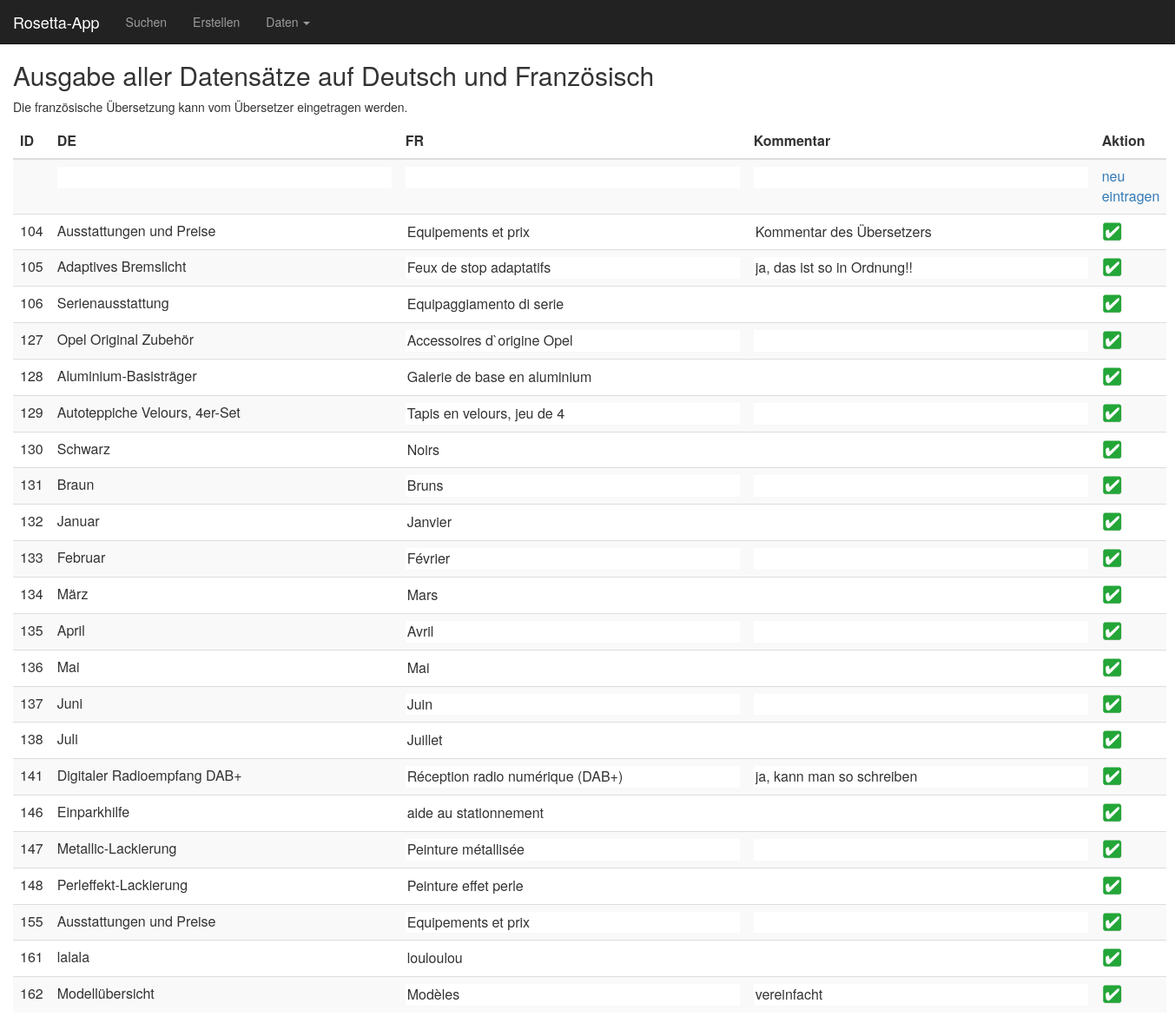
The app's page /Sandbox/003_db_anzeigen_fr.php, older data.
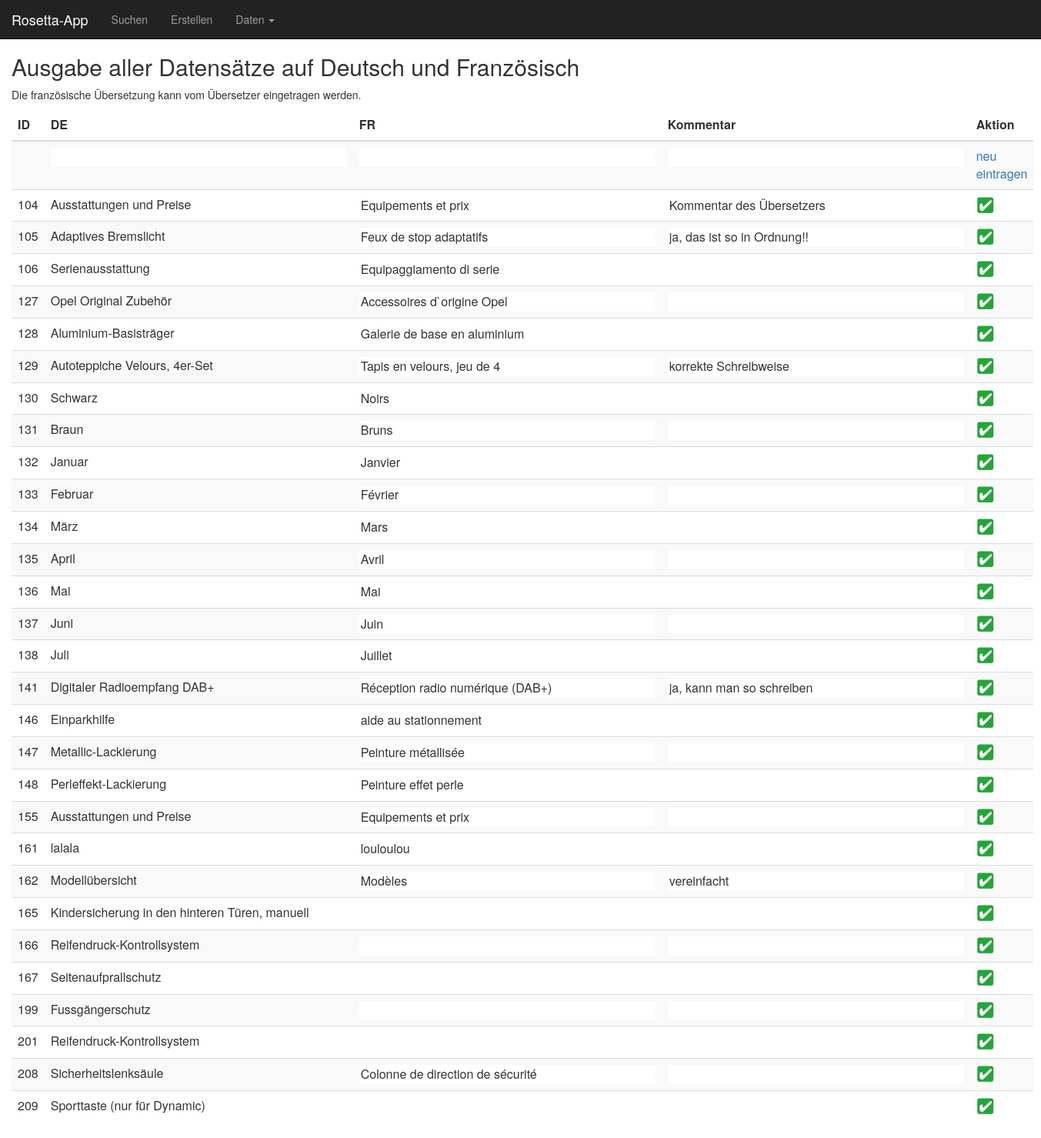
The same page, newer data.
### tables this page shows
CREATE TABLE `rosetta_data` (
  `token` varchar(100) DEFAULT NULL,
  `id` int(5) NOT NULL,
  `date` timestamp NOT NULL DEFAULT CURRENT_TIMESTAMP ON UPDATE CURRENT_TIMESTAMP,
  `de` varchar(1000) DEFAULT NULL,
  `fr` varchar(1000) DEFAULT NULL,
  `comment_fr` varchar(1000) DEFAULT NULL,
  `it` varchar(1000) DEFAULT NULL,
  `comment_it` varchar(1000) DEFAULT NULL,
  `en` varchar(1000) DEFAULT NULL,
  `rubrik` varchar(500) DEFAULT NULL,
  `info` varchar(200) DEFAULT NULL,
  `carline` varchar(500) DEFAULT NULL,
  `toTranslate` varchar(5) DEFAULT NULL
);

### Sandbox/003_db_anzeigen_fr.php (the view, shortened to what this page needs)
<?php
include "elements/header.php";
?>
<?php
include "include/db_connect.php";
?>
<h2>Ausgabe aller Datensätze auf Deutsch und Französisch</h2>
<p>Die französische Übersetzung kann vom Übersetzer eingetragen werden.</p>
<?php
echo "<form name='f' action='003_db_anzeigen_fr.php'
               method='post'>";
echo "\n\n<table class=\"table table-hover table-responsive table-striped\">"
    . "<thead>"
    . "<tr>"
    . "<th class=\"col-sm-1\">ID</th>"
    . "<th class=\"col-sm-4\">DE</th>"
    . "<th class=\"col-sm-4\">FR</th>"
    . "<th class=\"col-sm-4\">Kommentar</th>"
    . "<th class=\"col-sm-1\">Aktion</th>"
    . "</tr>"
    . "</thead>";
echo "\n\n<tr>"
    . "<td size='3' /></td>"
    . "<td><input class='toEdit' name='dts[0]' size='40' /></td>"
    . "<td><input class='toEdit' name='frz[0]' size='40' /></td>"
    . "<td><input class='toEdit' name='com[0]' size='40' /></td>"
    . "<td><a href='javascript:send(0,0);'>neu eintragen</a></td>"
    . "</tr>";
$res = mysqli_query($con, "select * from rosetta_data");
while ($dsatz = mysqli_fetch_assoc($res))
{
    $id_nr = $dsatz["id"];
    echo "\n\n<tr>"
        . "<td>" . $dsatz["id"] . "</td>"
        . "<td>" . utf8_encode( $dsatz["de"] ) . "</td>"
        . "<td><input class='toEdit' name='frz[$id_nr]' value='" . utf8_encode( $dsatz["fr"] ) . "' size='40' /></td>"
        . "<td><input class='toEdit' name='com[$id_nr]' value='" . utf8_encode( $dsatz["comment_fr"] ) . "' size='40' /></td>"
        . "<td><a href='javascript:send(1,$id_nr);'><img src=\"img/button_agree.png\"></a></td>"
        . "</tr>";
}
echo "</table>";
echo "</form>";
?>
</body>
</html>

### Sandbox/elements/header.php (shortened to what this page needs)
<html>
    <head>
        <link href="https://slimou.de/___Bootstrap/bootstrap/css/bootstrap.min.css" rel="stylesheet">
        <link href="css/layout.css" rel="stylesheet">
        <link rel="stylesheet" href="//code.jquery.com/ui/1.11.4/themes/smoothness/jquery-ui.css">
    </head>
    <body>
        <?php
        include 'elements/navigation.php';
        ?>
        <div class="container-fluid content">

### Sandbox/elements/navigation.php (shortened to what this page needs)
<nav class="navbar navbar-inverse navbar-fixed-top">
    <div class="container-fluid">
        <div class="navbar-header">
            <a class="navbar-brand" href="index.php">Rosetta-App</a>
        </div>
        <div class="collapse navbar-collapse navbar-left" id="bs-exmple-navbar-collapse-1">
            <ul class="nav navbar-nav">
                <li><a href="003_db_suchen_a.php">Suchen</a></li>
                <li><a href="003_db_erzeugen_a.php">Erstellen</a></li>
                <li class="dropdown">
                    <a href="#" class="dropdown-toggle" data-toggle="dropdown">Daten
                        <span class="caret"></span>
                    </a>
                </li>
            </ul>
        </div>
    </div>
</nav>

### Sandbox/css/layout.css (style rules this page uses)
.content { position: relative; top: 50px; }
.toEdit { border: none; background-color: none; }

Row changes from the older to the newer data that the page shows:
changed rosetta_data "Autoteppiche Velours, 4er-Set": comment_fr (not shown) → "korrekte Schreibweise"
added rosetta_data: id "165", de "Kindersicherung in den hinteren Türen, manuell"
added rosetta_data: id "166", de "Reifendruck-Kontrollsystem"
added rosetta_data: id "167", de "Seitenaufprallschutz"
added rosetta_data: id "199", de "Fussgängerschutz"
added rosetta_data: id "201", de "Reifendruck-Kontrollsystem"
added rosetta_data: id "208", de "Sicherheitslenksäule", fr "Colonne de direction de sécurité"
added rosetta_data: id "209", de "Sporttaste (nur für Dynamic)"
